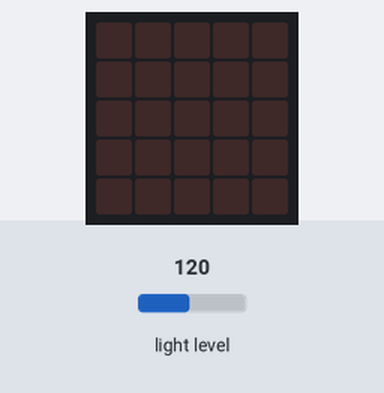
A program run on a simulated BBC micro:bit (MakeCode). Parts: the board's 5×5 LED display. Inputs (shaded band) come from the test bench; at power-on: light level 120.

Above: at 1.2 s.
1.3 s: light level set to 92
2.8 s: light level set to 87
At 3.5 s:
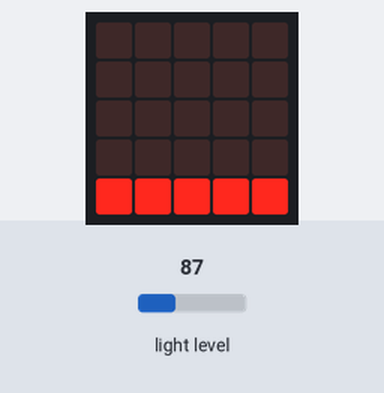
4.3 s: light level set to 78
5.8 s: light level set to 72
At 6.36 s:
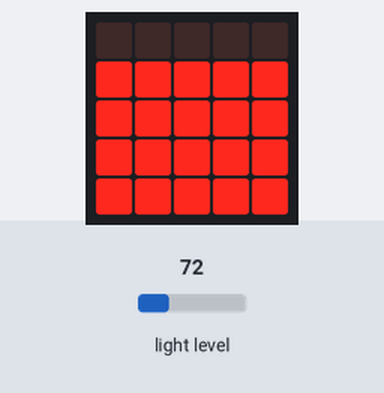
8.8 s: light level set to 5
At 9.65 s:
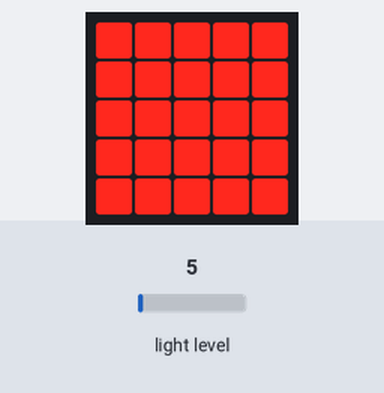
11.8 s: light level set to 46
14.8 s: light level set to 53
Timing chart, 0 to 17.8 s (numbered marks = the images above; inputs shaded):
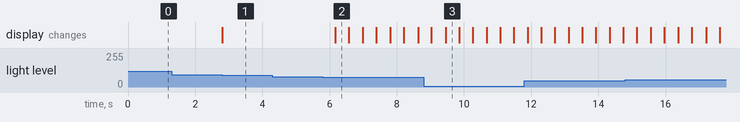

The program:

main.ts
```typescript
basic.forever(function () {
    if (input.lightLevel() < 50) {
        basic.showLeds(`
            # # # # #
            # # # # #
            # # # # #
            # # # # #
            # # # # #
            `)
    }
    if (input.lightLevel() < 75) {
        basic.showLeds(`
            . . . . .
            # # # # #
            # # # # #
            # # # # #
            # # # # #
            `)
    }
    if (input.lightLevel() < 90) {
        basic.showLeds(`
            . . . . .
            . . . . .
            . . . . .
            . . . . .
            # # # # #
            `)
    }
})
```

test.ts
```typescript
// aquí va el archivo "tests"; esto no se compilará cuando este paquete se utilice como una extensión.
```

Measured:
- the behaviour switches between 90 and 89 on light level (found by bisection; images 0 and 1)
- the behaviour switches between 75 and 74 on light level (found by bisection; images 1 and 2)
- after the input at 1.3 s, every drawn part: stays the same
- after the input at 2.8 s, the display: changes at once (image 1)
- after the input at 4.3 s, every drawn part: stays the same
- after the input at 5.8 s, the display: changes after 0.37 s (image 2)
- after the input at 8.8 s, the display: first differs from a run without the input after 0.65 s (image 3)
- what the display in image 2 shows lasts 0.4 s, from 6.2 s to 6.6 s
